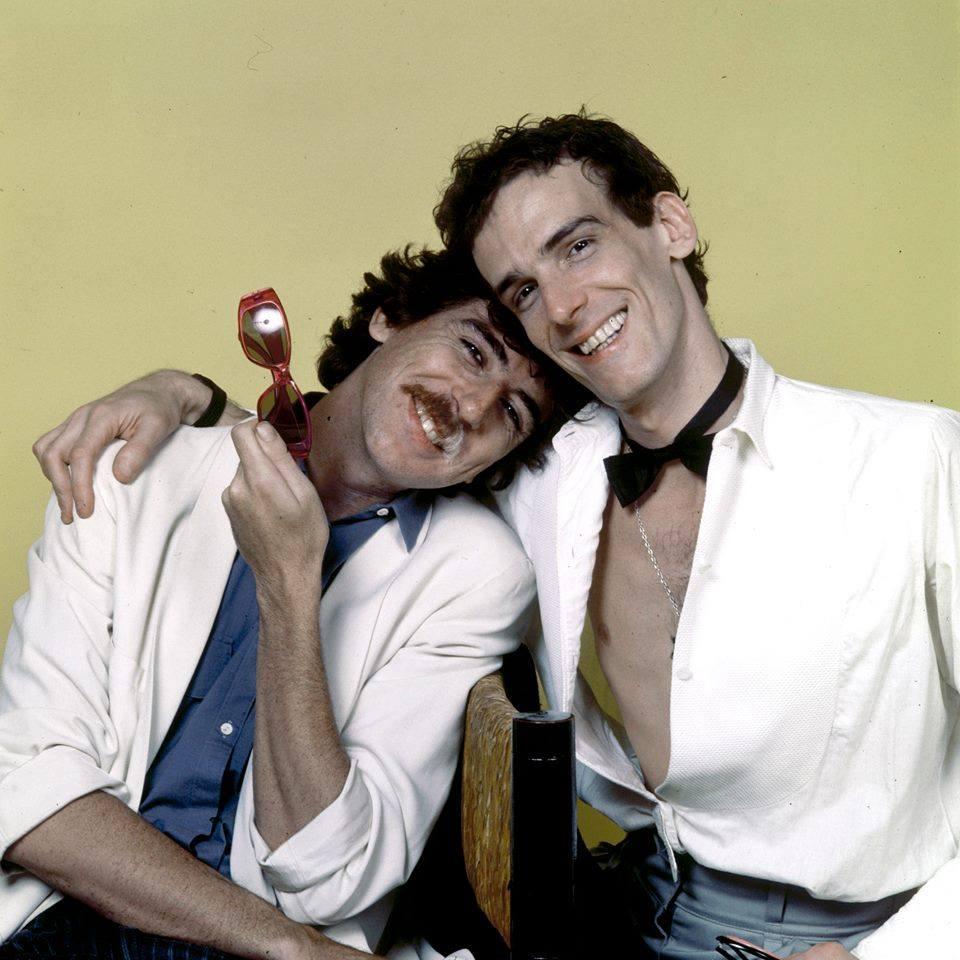
#> input picture spinetta.jpg, 960 x 960 px
$ jupyter execute TP0_PIL.ipynb   (older library calls are emulated)
#> lines starting #> are read from the running program, lines starting #| are printed output that depends on the picture
[cell 1]
from PIL import Image #Libreria PILLOW
import numpy as np    #Libreria NUMPY

## Apertura de imagen

[cell 2]
im= Image.open("spinetta.jpg")
#> im is the input picture: PIL image 960x960 RGB; mean R, G, B 166, 159.6, 141.7
im

## Obtención de información de la componente imagen

[cell 3]
rgb_im = im.convert('RGB')
a = np.asarray(im)
a

## Información de la imagen

[cell 4]
tamaño=im.size
#> tamaño = (960, 960)
formato= im.format
#> formato = 'JPEG'
modo= im.mode
#> modo = 'RGB'
tamaño , formato, modo
#> Out = ((960, 960), 'JPEG', 'RGB')

## Guardar componente imagen archivo

[cell 5]
np.save("spinetta.npy", a)

## Apertura de componente imagen

[cell 6]
b = np.load('spinetta.npy')
new_im=  Image.fromarray(b)
new_im

## Modificar tamaño

[cell 7]
im1 = im.resize((200, 135), Image.ANTIALIAS)
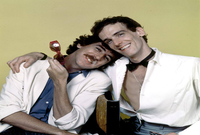
#> im1: PIL image 200x135 RGB; mean R, G, B 166, 159.6, 141.7

## Guardar nueva imagen

[cell 8]
im2= im1.save("spinetta_chico.jpg")

## Recortar Imagen

[cell 9]
im3=im1.crop((100,0,200,135)) #izquierda, arriba, derecha, abajo
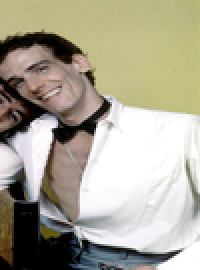
#> im3: PIL image 100x135 RGB (shown 2 times larger); mean R, G, B 169.7, 164.8, 147.7
im3

## Rotar Imagen

[cell 10]
im4= im3.rotate(180) #Angul
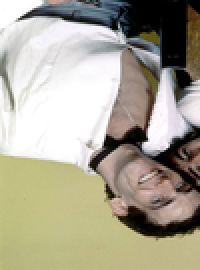
#> im4: PIL image 100x135 RGB (shown 2 times larger); mean R, G, B 169.7, 164.8, 147.7
im4

## Información sobre la matriz RGB

[cell 11]
c= np.asarray(im1)
Dimension= c.ndim
#> Dimension = 3
Tamaño= c.size
#> Tamaño = 81000
Tipo= c.dtype
ancho= c.shape[0]
#> ancho = 135
alto= c.shape[1]
#> alto = 200
prof= c.shape[2]
#> prof = 3
print("Dimensión: ", Dimension)
#| Dimensión:  3
print("Tamaño: ", Tamaño)
#| Tamaño:  81000
print("Tipo: ", Tipo)
#| Tipo:  uint8
print("Ancho: ", ancho)
#| Ancho:  135
print("Alto: ", alto)
#| Alto:  200
print("Profundidad: ", prof)
#| Profundidad:  3

## Modificación Bytes RGB
Se modificará los valores de los bytes, aquellos valores de Azul mayores a 100, se llevarán a 255, por lo tanto se observará una saturación de Azul en la imagen

[cell 12]
c_nuevo= np.zeros((ancho, alto, prof),'uint8')
for x in range(ancho):
    for y in range(alto):
        for z in range(prof):
            if c[x][y][2]>100:
                c_nuevo[x][y][2]= 255
            else:
                c_nuevo[x][y][z]= c[x][y][z]
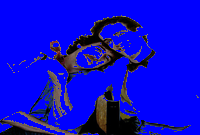
#> c_nuevo: shape (135, 200, 3); mean R, G, B 12.5, 10.6, 206.2

c_nuevo

[cell 13]
im5= Image.fromarray(c_nuevo)
im5

En este caso se llevaran todos los bytes a 0 de los pixeles de índice en X 100 hasta el final. Lo que provocará una franja negra en X.

[cell 14]
for x in range(ancho):
    for y in range(alto):
        for z in range(prof):
            if x>100:
                c_nuevo[x][y][z]= 0
            else:
                c_nuevo[x][y][z]= c[x][y][z]
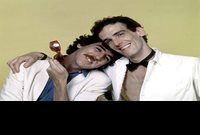
#> c_nuevo: shape (135, 200, 3); mean R, G, B 133.9, 128.1, 110.1

c_nuevo
